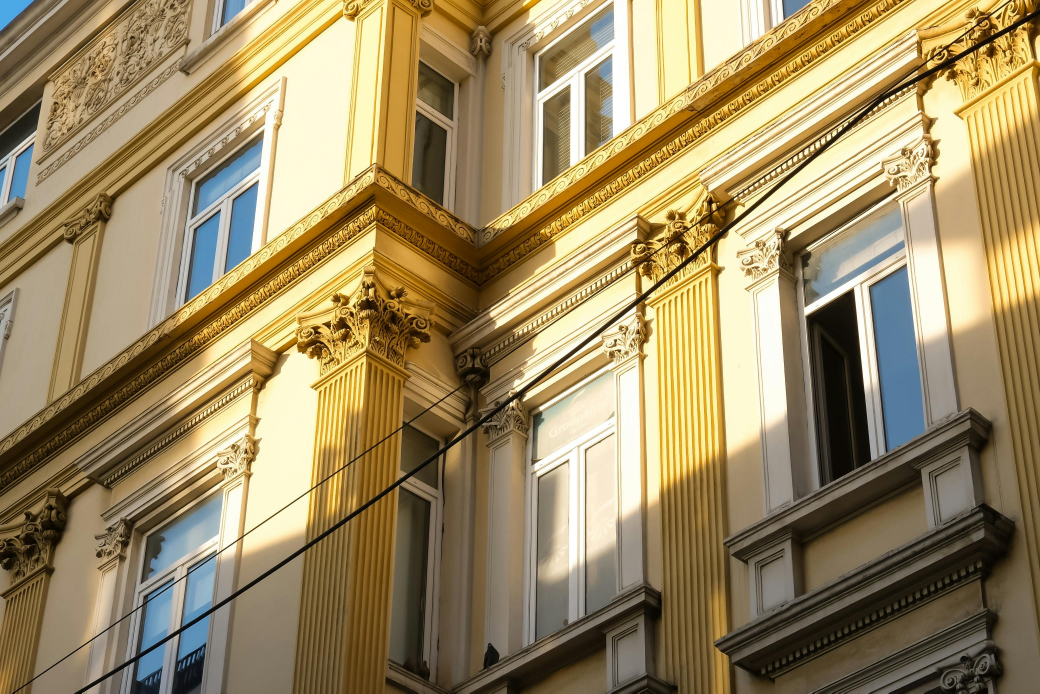
#> input picture A06_K_Mean_Clustring/Images/image_02.jpg, 3120 x 2080 px, found by its file name (shown at 1/3 size); its folder holds only this picture in this run; the run also reads 1 picture not shown here
$ jupyter execute --allow-errors K_Mean_Clustring.ipynb
#> lines starting #> are read from the running program, lines starting #| are printed output that depends on the picture
[cell 1]
import numpy as np
from PIL import Image
import os
from random import randint
import matplotlib.pyplot as plt

[cell 2]
# write function for sum of two numbers

[cell 3]
# function to convert all the images to same height and width
def resize_images(input_folder, output_folder, target_size):
    # Create output folder if it doesn't exist
#> called with input_folder = './images', output_folder = './resized_images', target_size = (500, 500)
    if not os.path.exists(output_folder):
        os.makedirs(output_folder)

    # Loop through each image in the input folder
    for filename in os.listdir(input_folder):
        # Check if the file is an image
        if filename.endswith(".jpg") or filename.endswith(".jpeg") or filename.endswith(".png"):
            # Open the image
            image_path = os.path.join(input_folder, filename)
            image = Image.open(image_path)
#> image is the input picture: PIL image 3120x2080 RGB; mean R, G, B 156.7, 138.5, 99.2

            # Resize the image to the target size
            resized_image = image.resize(target_size, Image.BILINEAR)
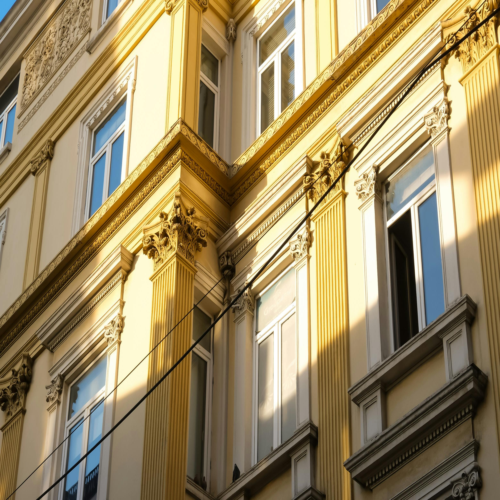
#> resized_image: PIL image 500x500 RGB; mean R, G, B 156.7, 138.5, 99.2

            # Save the resized image with a new filename in the output folder
            output_path = os.path.join(output_folder, filename)
            resized_image.save(output_path)

[cell 4]
# Generating the resized images to new folder
input_folder = './images'
output_folder = './resized_images'
target_size = (500, 500)  # Set the target size (width, height) in pixels
resize_images(input_folder, output_folder, target_size)

[cell 5]
# Load image to numpy array in rgb pixels
def load_image(image_path):
    # Load image
    image = Image.open(image_path)
    # Convert image to numpy array
    image_array = np.array(image)
    return image_array

[cell 6]
# Example usage
image_path = './Images/image_02.jpg'
image_array = load_image(image_path)

# Display shape and example RGB values
print("Image shape:", image_array.shape)
#| Image shape: (2080, 3120, 3)
print("Image array", image_array)
#> (printed output is left out)
print(image_array.dtype)
#| uint8

[cell 7]
# converting 3d image array to 2d containing all pixels in one column
def convert_3d_to_2d(array):
    image_2d = array.reshape(-1, 3)
    return image_2d

[cell 8]
# Example
image_path = './resized_images/image_03.jpg'
image_3d = load_image(image_path)
#> call 2 of load_image, with image_path = './resized_images/image_03.jpg'
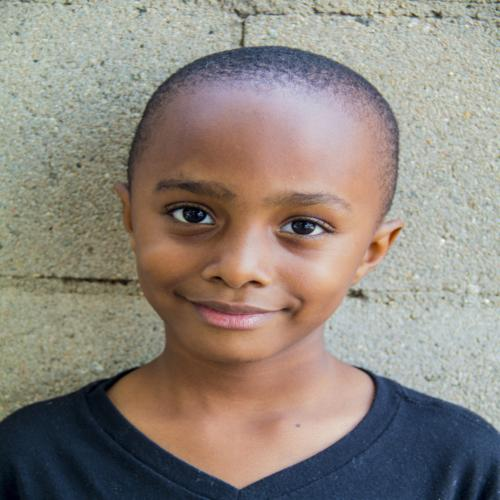
#> input picture A06_K_Mean_Clustring/resized_images/image_03.jpg, 500 x 500 px
#> in load_image, image is the input picture: PIL image 500x500 RGB; mean R, G, B 143.2, 134.6, 126.2
# print(image_3d.shape)
image_2d = convert_3d_to_2d(image_3d)
print(image_2d.shape)
#| (250000, 3)
# print(image_3d[0])
# print(image_2d[0])
image_2d

[cell 9]
# selecting centroids
def select_centroids(array,no_of_cent=3):
#> called with array = array of shape (250000, 3), no_of_cent = 3
    indices = [randint(0, array.shape[0]) for _ in range(no_of_cent)]
#> indices = [221360, 100989, 198693]
    centroids = array[indices]
#> centroids = [[39, 56, 86], [193, 200, 192], [146, 99, 69]]
    return centroids
centroids = select_centroids(image_2d,3)
#> centroids = [[39, 56, 86], [193, 200, 192], [146, 99, 69]]
centroids
#> Out = [[39, 56, 86], [193, 200, 192], [146, 99, 69]]

[cell 10]
plt.imshow(image_3d)
plt.show()

[cell 11]
# Functions to calculate distances between each pixel and centroids
def calc_dist_euclidean(image_2d, centroids):
    return np.sqrt(np.sum((image_2d[:, np.newaxis] - centroids) ** 2, axis=2))

def calc_dist_manhattan(image_2d, centroids):
    return np.sum(np.abs(image_2d[:, np.newaxis] - centroids), axis=2)

[cell 12]
# Function to perform K-means clustering
def k_means_inside(image_2d, centroids, iterations, distance_function):
    print(f"Applying k means.....")
    for _ in range(iterations):
        # Calculate distances
        dists = distance_function(image_2d, centroids)
        # Find the index of the minimum distance for each pixel
        idx = np.argmin(dists, axis=1)
        # Update the pixels based on the index
        image_2d_centroids = centroids[idx]
        # Calculate the mean of the pixel values categorized for each centroid to update the centroids
        centroids = np.array([np.mean(image_2d[np.where(idx == i)], axis=0) for i in range(centroids.shape[0])])
    return image_2d_centroids

# converting back to image
def convert_2d_to_image(image_2d, original_shape):
    print("Converting to image.........")
    image_2d[np.isnan(image_2d)] = 0

    rounded_image_2d = image_2d.astype(int)
    # Clip pixel values to the range [0, 255]
    clipped_image_2d = np.clip(rounded_image_2d, 0, 255)
    # Round pixel values to integers

    # Print the minimum and maximum values after rounding
    # print("Minimum value after rounding:", np.min(clipped_image_2d))
    # print("Maximum value after rounding:", np.max(clipped_image_2d))

    # Convert pixel values to unsigned integers (uint8)
    return clipped_image_2d.astype(np.uint8).reshape(original_shape)
# K Means
def K_Means(image_path, distance_function=calc_dist_manhattan, K=3, iterations=100):
    image_original = load_image(image_path)      # returns numpy array
    image_2d = convert_3d_to_2d(image_original)
    centroids = select_centroids(image_2d, K)

    updated_2d = k_means_inside(image_2d, centroids, iterations, distance_function)
    image_original_shape = (500, 500, 3)
    # Convert the updated 2D array back to image
    updated_image = convert_2d_to_image(updated_2d, image_original_shape)
    return updated_image

[cell 13]
def display_image(array):
    # Display the updated image using matplotlib
    plt.imshow(array)
    plt.axis('off')
    plt.show()

[cell 14]
# Running K Mean (Example 01)
img01 = "resized_images/image_01.jpg"
img02 = "resized_images/image_02.jpg"
img03 = "resized_images/image_03.jpg"
distance_function = calc_dist_manhattan
K = 3
iterations = 10
#> (the rest of this cell did not finish here and is left out)

[cell 15]
K = 5
#> K = 5
#> (the rest of this cell did not finish here and is left out)

display_image(updated_image)

[cell 16]
K = 10
#> K = 10
#> (the rest of this cell did not finish here and is left out)

display_image(updated_image)

[cell 17]
K = 3
#> K = 3
updated_image = K_Means(img02,distance_function,K, iterations)
#> in convert_2d_to_image, `return clipped_image_2d.astype(np.uint8).reshape(original_shape)`:
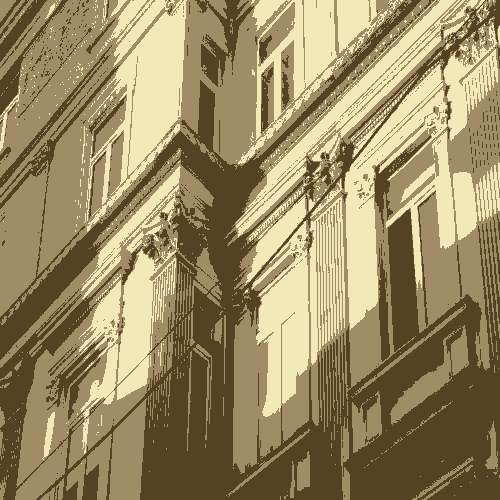
#> returned value: shape (500, 500, 3); mean of channels 0, 1, 2 155.5, 138.1, 99.1; drawn as R, G, B
display_image(updated_image)

[cell 18]
K = 5
updated_image = K_Means(img02,distance_function,K, iterations)
#> call 2 of convert_2d_to_image, with image_2d = array of shape (250000, 3), original_shape = (500, 500, 3)
#> in convert_2d_to_image (call 2), `return clipped_image_2d.astype(np.uint8).reshape(original_shape)`:
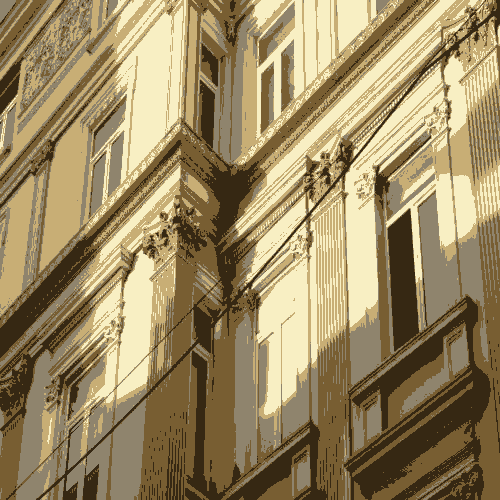
#> returned value: shape (500, 500, 3); mean of channels 0, 1, 2 156, 138.2, 99.2; drawn as R, G, B
display_image(updated_image)

[cell 19]
K = 10
updated_image = K_Means(img02,distance_function,K, iterations)
#> call 3 of convert_2d_to_image, with image_2d = array of shape (250000, 3), original_shape = (500, 500, 3)
#> in convert_2d_to_image (call 3), `return clipped_image_2d.astype(np.uint8).reshape(original_shape)`:
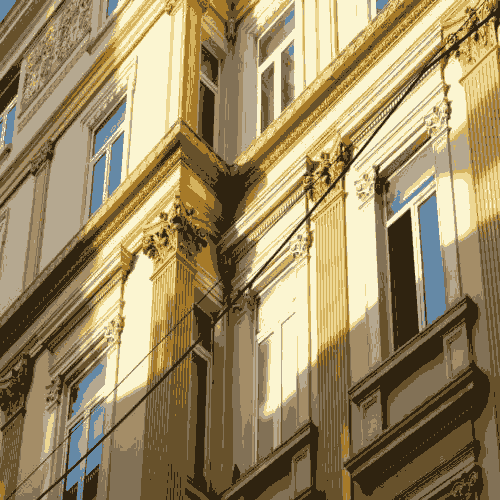
#> returned value: shape (500, 500, 3); mean of channels 0, 1, 2 156.6, 138.8, 99.6; drawn as R, G, B
display_image(updated_image)

[cell 20]
K = 3
updated_image = K_Means(img03,distance_function,K, iterations)
#> call 4 of convert_2d_to_image, with image_2d = array of shape (250000, 3), original_shape = (500, 500, 3)
#> in convert_2d_to_image (call 4), `return clipped_image_2d.astype(np.uint8).reshape(original_shape)`:
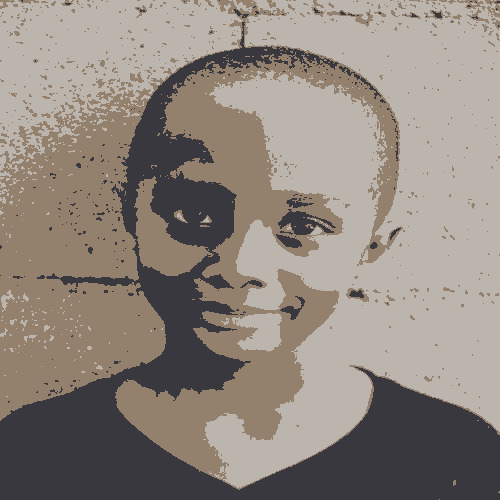
#> returned value: shape (500, 500, 3); mean of channels 0, 1, 2 143.1, 134.4, 126.3; drawn as R, G, B
display_image(updated_image)

[cell 21]
K = 5
updated_image = K_Means(img03,distance_function,K, iterations)
#> in convert_2d_to_image (call 5), `return clipped_image_2d.astype(np.uint8).reshape(original_shape)`:
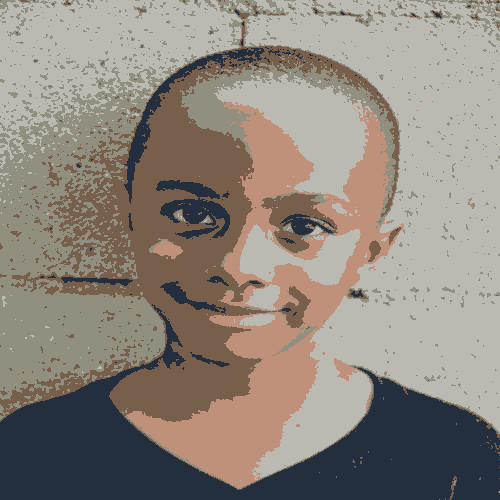
#> returned value: shape (500, 500, 3); mean of channels 0, 1, 2 142.6, 134.3, 125.6; drawn as R, G, B
display_image(updated_image)

[cell 22]
K = 10
updated_image = K_Means(img03,distance_function,K, iterations)
#> in convert_2d_to_image (call 6), `return clipped_image_2d.astype(np.uint8).reshape(original_shape)`:
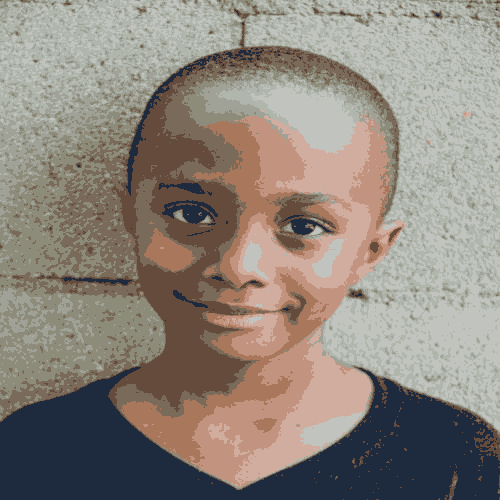
#> returned value: shape (500, 500, 3); mean of channels 0, 1, 2 142.4, 133.8, 125.4; drawn as R, G, B
